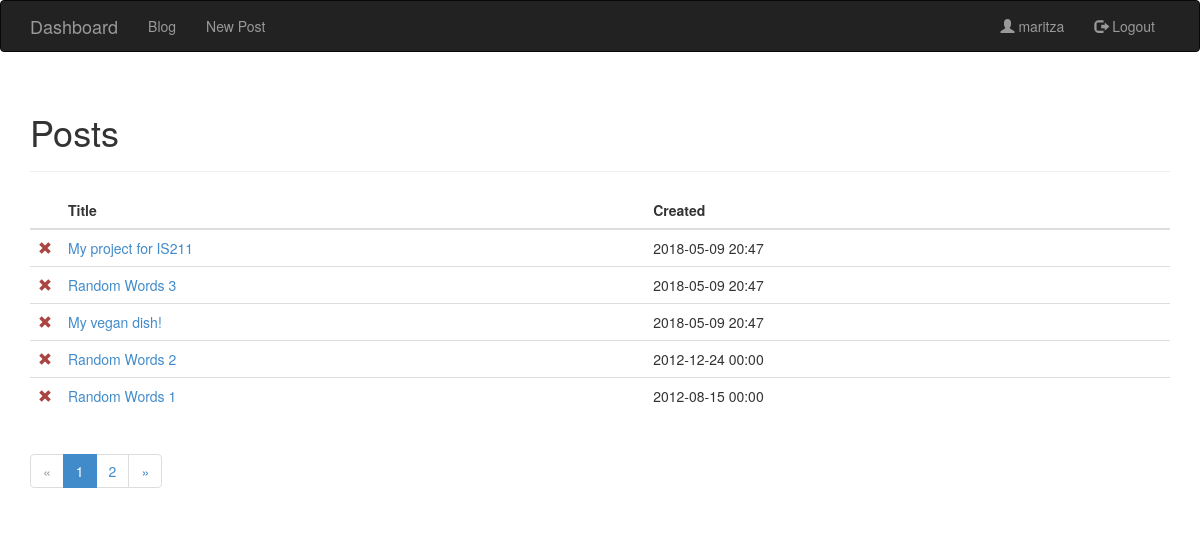
Before: /dashboard/ (signed in) with the older database file.
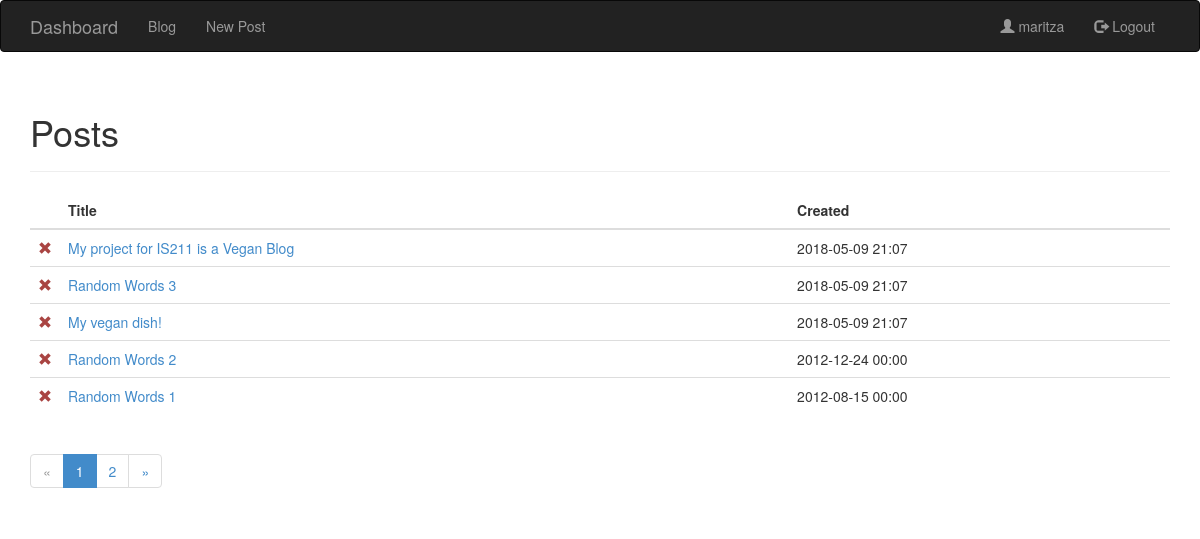
After: the same page with the newer database file.
### app/models.py (models this page shows, shortened)
class User(db.Model, UserMixin):
    id = db.Column(db.Integer, primary_key=True)
    registered = db.Column(db.DateTime, default=datetime.utcnow)
    name = db.Column(db.String(64), nullable=False, unique=True)
    password_hash = db.Column(db.String(64))
    posts = db.relationship(
        'Post',
        order_by='Post.created.desc()',
        passive_updates=False,
        cascade='all,delete-orphan',
        backref='author',
    )
    last_login_at = db.Column(db.DateTime)
    last_login_ip = db.Column(db.String(45))
    current_login_at = db.Column(db.DateTime)
    current_login_ip = db.Column(db.String(45))

class Post(db.Model):
    PER_PAGE = 5
    id = db.Column(db.Integer, primary_key=True)
    created = db.Column(db.DateTime, nullable=False)
    updated = db.Column(db.DateTime, nullable=False)
    title = db.Column(db.String(256), nullable=False)
    markup = db.Column(db.String, nullable=False)
    slug = db.Column(db.String, nullable=False, unique=True)
    author_id = db.Column(
        db.Integer,
        db.ForeignKey('user.id'),
        nullable=False,
    )
    visible = db.Column(db.Boolean, default=False)

### app/views.py (the view)
@admin.route('/')
@login_required
def overview(page=1):
    pagination = Post.query.filter_by() \
                           .order_by(Post.created.desc()) \
                           .paginate(page, Post.PER_PAGE, False)
    return render_template('admin/overview.html', pagination=pagination)

### app/__init__.py (called while the page is built)
def datetime(value):
    return value.strftime('%Y-%m-%d %H:%M')

### app/models.py (called while the page is built)
@lm.user_loader
def load_user(id):
    return User.query.get(id)

### app/templates/admin/overview.html (shortened to what this page needs)
{% extends "admin/layout.html" %}
{% block content %}
<div class="row">
  <div class="col-lg-12">
    <div class="page-header">
      <h1>Posts</h1>
    </div>
    <table class="table">
      <thead>
        <tr>
          <th></th>
          <th>Title</th>
          <th>Created</th>
        </tr>
      </thead>
      <tbody>
        {% for post in pagination.items %}
          <tr class="{% if not post.visible %}warning{% endif %}">
            <td width="1%">
              <a class="text-danger" href="#" onclick="deletePost({{ post.id }}, '{{ post.title }}', '{{ url_for('.delete_post', id=post.id) }}')">
                <span class="glyphicon glyphicon-remove"></span>
              </a>
            </td>
            <td><a href="{{ url_for('.edit_post', id=post.id) }}">{{ post.title|safe }}</a></td>
            <td>{{ post.created|datetime }}</td>
          </tr>
        {% endfor %}
      </tbody>
    </table>
    {% if pagination.pages > 1 %}
      <ul class="pagination">
        {% if pagination.has_prev %}
          <li><a href="{{ url_for('.posts', page=pagination.page-1) }}">&laquo;</a></li>
        {% else %}
          <li class="disabled"><a href="#">&laquo;</a></li>
        {% endif %}
        {% for page in pagination.iter_pages() %}
          {% if page %}
            {% if page != pagination.page %}
              <li><a href="{{ url_for('.posts', page=page) }}">{{ page }}</a></li>
            {% else %}
              <li class="active"><a href="#">{{ page }} <span class="sr-only">(current)</span></a></li>
            {% endif %}
          {% else %}
            <li class="disabled"><a href="#">...</a></li>
          {% endif %}
        {% endfor %}
        {% if pagination.has_next %}
          <li><a href="{{ url_for('.posts', page=pagination.page+1) }}">&raquo;</a></li>
        {% else %}
          <li class="disabled"><a href="#">&raquo;</a></li>
        {% endif %}
      </ul>
    {% endif %}
  </div>
</div>
{% endblock %}

### app/templates/admin/layout.html (shortened to what this page needs)
{% extends "base.html" %}
{% block css %}
<link rel="stylesheet" href="{{ url_for('static', filename='css/custom/admin.css') }}">
{% endblock %}
{% block body %}
<nav class="navbar navbar-default navbar-inverse" role="navigation">
  <div class="container">
    <div class="navbar-header">
      <a class="navbar-brand" href="{{ url_for('.overview') }}">Dashboard</a>
    </div>
    <div class="collapse navbar-collapse" id="bs-example-navbar-collapse-1">
      <ul class="nav navbar-nav navbar-left">
        <li><a href="{{ url_for('blog') }}">Blog</a></li>
        <li><a href="{{ url_for('.new_post') }}">New Post</a></li>
      </ul>
      <ul class="nav navbar-nav navbar-right">
        <li><a href="{{ url_for('.settings') }}"><span class="glyphicon glyphicon-user"></span> {{ current_user.name }}</a></li>
        <li><a href="{{ url_for('auth.logout') }}"><span class="glyphicon glyphicon-log-out"></span> Logout</a></li>
      </ul>
    </div>
  </div>
</nav>
<div id="content" class="container">
  {% block content %}{% endblock %}
</div>
{% endblock %}

### app/templates/base.html (shortened to what this page needs)
<!DOCTYPE html>
<html lang="en">
<head>
  <link rel="stylesheet" href="{{ url_for('static', filename='css/bootstrap.min.css') }}">
  {% block css %}{% endblock %}
</head>
<body>
  {% block body %}{% endblock %}
</body>
</html>

Changed rows visible on the page:
changed Post: title "My project for IS211" → "My project for IS211 is a Vegan Blog"; created "2018-05-09 20:47" → "2018-05-09 21:07"
changed Post "Random Words 3": created "2018-05-09 20:47" → "2018-05-09 21:07"
changed Post "My vegan dish!": created "2018-05-09 20:47" → "2018-05-09 21:07"
